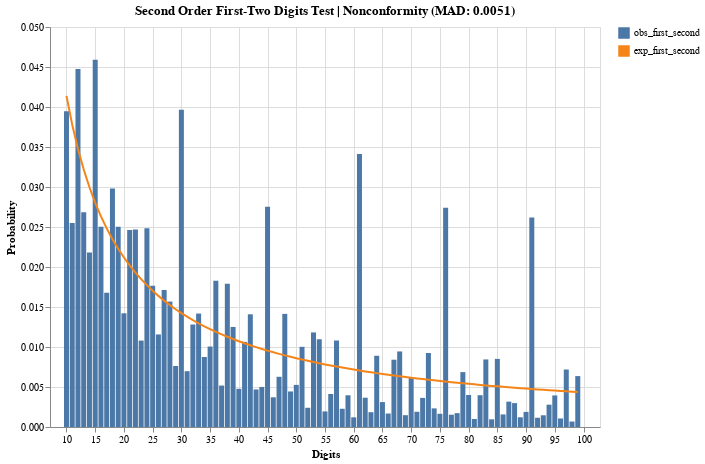

The notebook cell saved with this chart:
### Code cell
mad_value = np.mean(np.abs(obs_first_second - exp_first_second))
mad_assessment = assess_mad(mad_value)

line = alt.Chart(df_secondorder_first_second).mark_line().encode(
    alt.X("digits:Q", title="Digits", scale=alt.Scale(domain=[8, 102])),
    alt.Y("exp_first_second:Q").title("Probability"),
    
    alt.Color(datum='exp_first_second')
    
)

bar = alt.Chart(df_secondorder_first_second).mark_bar().encode(
    alt.X("digits:Q", title="Digits", scale=alt.Scale(domain=[8, 102])),
    alt.Y("obs_first_second:Q").title("Probability"),
    alt.Color(datum='obs_first_second')
)

bar+line.properties(width=550, height=400, title=f'{title} | {mad_assessment}',)

### Figure 1 — Vega-Lite specification as saved in the notebook (floating-point values rounded to 4 significant figures)
{"config": {"view": {"continuousWidth": 300, "continuousHeight": 300}}, "layer": [{"mark": {"type": "bar"}, "encoding": {"color": {"datum": "obs_first_second"}, "x": {"field": "digits", "scale": {"domain": [8, 102]}, "title": "Digits", "type": "quantitative"}, "y": {"field": "obs_first_second", "title": "Probability", "type": "quantitative"}}}, {"mark": {"type": "line"}, "encoding": {"color": {"datum": "exp_first_second"}, "x": {"field": "digits", "scale": {"domain": [8, 102]}, "title": "Digits", "type": "quantitative"}, "y": {"field": "exp_first_second", "title": "Probability", "type": "quantitative"}}, "title": "Second Order First-Two Digits Test | Nonconformity (MAD: 0.0051)"}], "data": {"name": "data-e6aa0d04e1e0c7e550f7a8c8becf1a83"}, "height": 400, "width": 550, "$schema": "https://vega.github.io/schema/vega-lite/v5.17.0.json", "datasets": {"data-e6aa0d04e1e0c7e550f7a8c8becf1a83": [{"digits": 10, "obs_first_second": 0.03948, "exp_first_second": 0.04139}, {"digits": 11, "obs_first_second": 0.02551, "exp_first_second": 0.03779}, {"digits": 12, "obs_first_second": 0.04477, "exp_first_second": 0.03476}, {"digits": 13, "obs_first_second": 0.02686, "exp_first_second": 0.03218}, {"digits": 14, "obs_first_second": 0.02182, "exp_first_second": 0.02996}, {"digits": 15, "obs_first_second": 0.04591, "exp_first_second": 0.02803}, {"digits": 16, "obs_first_second": 0.02502, "exp_first_second": 0.02633}, {"digits": 17, "obs_first_second": 0.01679, "exp_first_second": 0.02482}, {"digits": 18, "obs_first_second": 0.02981, "exp_first_second": 0.02348}, {"digits": 19, "obs_first_second": 0.02504, "exp_first_second": 0.02228}, {"digits": 20, "obs_first_second": 0.01421, "exp_first_second": 0.02119}, {"digits": 21, "obs_first_second": 0.02463, "exp_first_second": 0.0202}, {"digits": 22, "obs_first_second": 0.0247, "exp_first_second": 0.01931}, {"digits": 23, "obs_first_second": 0.0108, "exp_first_second": 0.01848}, {"digits": 24, "obs_first_second": 0.02484, "exp_first_second": 0.01773}, {"digits": 25, "obs_first_second": 0.01767, "exp_first_second": 0.01703}, {"digits": 26, "obs_first_second": 0.01157, "exp_first_second": 0.01639}, {"digits": 27, "obs_first_second": 0.01714, "exp_first_second": 0.01579}, {"digits": 28, "obs_first_second": 0.01568, "exp_first_second": 0.01524}, {"digits": 29, "obs_first_second": 0.007627, "exp_first_second": 0.01472}, {"digits": 30, "obs_first_second": 0.03964, "exp_first_second": 0.01424}, {"digits": 31, "obs_first_second": 0.006977, "exp_first_second": 0.01379}, {"digits": 32, "obs_first_second": 0.01281, "exp_first_second": 0.01336}, {"digits": 33, "obs_first_second": 0.01418, "exp_first_second": 0.01296}, {"digits": 34, "obs_first_second": 0.008751, "exp_first_second": 0.01259}, {"digits": 35, "obs_first_second": 0.01006, "exp_first_second": 0.01223}, {"digits": 36, "obs_first_second": 0.01829, "exp_first_second": 0.0119}, {"digits": 37, "obs_first_second": 0.005182, "exp_first_second": 0.01158}, {"digits": 38, "obs_first_second": 0.01791, "exp_first_second": 0.01128}, {"digits": 39, "obs_first_second": 0.01251, "exp_first_second": 0.011}, {"digits": 40, "obs_first_second": 0.004773, "exp_first_second": 0.01072}, {"digits": 41, "obs_first_second": 0.01064, "exp_first_second": 0.01047}, {"digits": 42, "obs_first_second": 0.01409, "exp_first_second": 0.01022}, {"digits": 43, "obs_first_second": 0.004694, "exp_first_second": 0.009984}, {"digits": 44, "obs_first_second": 0.005007, "exp_first_second": 0.00976}, {"digits": 45, "obs_first_second": 0.02752, "exp_first_second": 0.009545}, {"digits": 46, "obs_first_second": 0.003713, "exp_first_second": 0.00934}, {"digits": 47, "obs_first_second": 0.006278, "exp_first_second": 0.009143}, {"digits": 48, "obs_first_second": 0.01414, "exp_first_second": 0.008955}, {"digits": 49, "obs_first_second": 0.004442, "exp_first_second": 0.008774}, {"digits": 50, "obs_first_second": 0.005263, "exp_first_second": 0.0086}, {"digits": 51, "obs_first_second": 0.01002, "exp_first_second": 0.008433}, {"digits": 52, "obs_first_second": 0.002403, "exp_first_second": 0.008273}, {"digits": 53, "obs_first_second": 0.01182, "exp_first_second": 0.008118}, {"digits": 54, "obs_first_second": 0.01097, "exp_first_second": 0.007969}, {"digits": 55, "obs_first_second": 0.001946, "exp_first_second": 0.007825}, {"digits": 56, "obs_first_second": 0.004126, "exp_first_second": 0.007687}, {"digits": 57, "obs_first_second": 0.01081, "exp_first_second": 0.007553}, {"digits": 58, "obs_first_second": 0.00228, "exp_first_second": 0.007424}, {"digits": 59, "obs_first_second": 0.003965, "exp_first_second": 0.007299}, {"digits": 60, "obs_first_second": 0.001208, "exp_first_second": 0.007179}, {"digits": 61, "obs_first_second": 0.03412, "exp_first_second": 0.007062}, {"digits": 62, "obs_first_second": 0.003662, "exp_first_second": 0.006949}, {"digits": 63, "obs_first_second": 0.001851, "exp_first_second": 0.006839}, {"digits": 64, "obs_first_second": 0.008905, "exp_first_second": 0.006733}, {"digits": 65, "obs_first_second": 0.003114, "exp_first_second": 0.006631}, {"digits": 66, "obs_first_second": 0.001684, "exp_first_second": 0.006531}, {"digits": 67, "obs_first_second": 0.008411, "exp_first_second": 0.006434}, {"digits": 68, "obs_first_second": 0.009444, "exp_first_second": 0.00634}, {"digits": 69, "obs_first_second": 0.001477, "exp_first_second": 0.006249}, {"digits": 70, "obs_first_second": 0.006185, "exp_first_second": 0.00616}, {"digits": 71, "obs_first_second": 0.001903, "exp_first_second": 0.006074}, {"digits": 72, "obs_first_second": 0.003639, "exp_first_second": 0.00599}, {"digits": 73, "obs_first_second": 0.009247, "exp_first_second": 0.005909}, {"digits": 74, "obs_first_second": 0.002328, "exp_first_second": 0.00583}, {"digits": 75, "obs_first_second": 0.001653, "exp_first_second": 0.005752}, {"digits": 76, "obs_first_second": 0.0274, "exp_first_second": 0.005677}, {"digits": 77, "obs_first_second": 0.001535, "exp_first_second": 0.005604}, {"digits": 78, "obs_first_second": 0.001733, "exp_first_second": 0.005532}, {"digits": 79, "obs_first_second": 0.00686, "exp_first_second": 0.005463}, {"digits": 80, "obs_first_second": 0.004003, "exp_first_second": 0.005395}, {"digits": 81, "obs_first_second": 0.0009976, "exp_first_second": 0.005329}, {"digits": 82, "obs_first_second": 0.003973, "exp_first_second": 0.005264}, {"digits": 83, "obs_first_second": 0.008445, "exp_first_second": 0.005201}, {"digits": 84, "obs_first_second": 0.0009609, "exp_first_second": 0.00514}, {"digits": 85, "obs_first_second": 0.008513, "exp_first_second": 0.00508}, {"digits": 86, "obs_first_second": 0.00157, "exp_first_second": 0.005021}, {"digits": 87, "obs_first_second": 0.00317, "exp_first_second": 0.004963}, {"digits": 88, "obs_first_second": 0.002986, "exp_first_second": 0.004907}, {"digits": 89, "obs_first_second": 0.001214, "exp_first_second": 0.004853}, {"digits": 90, "obs_first_second": 0.00189, "exp_first_second": 0.004799}, {"digits": 91, "obs_first_second": 0.02617, "exp_first_second": 0.004746}, {"digits": 92, "obs_first_second": 0.001155, "exp_first_second": 0.004695}, {"digits": 93, "obs_first_second": 0.001465, "exp_first_second": 0.004645}, {"digits": 94, "obs_first_second": 0.002792, "exp_first_second": 0.004596}, {"digits": 95, "obs_first_second": 0.003945, "exp_first_second": 0.004548}, {"digits": 96, "obs_first_second": 0.001067, "exp_first_second": 0.004501}, {"digits": 97, "obs_first_second": 0.007188, "exp_first_second": 0.004454}, {"digits": 98, "obs_first_second": 0.0006844, "exp_first_second": 0.004409}, {"digits": 99, "obs_first_second": 0.006365, "exp_first_second": 0.004365}]}}
